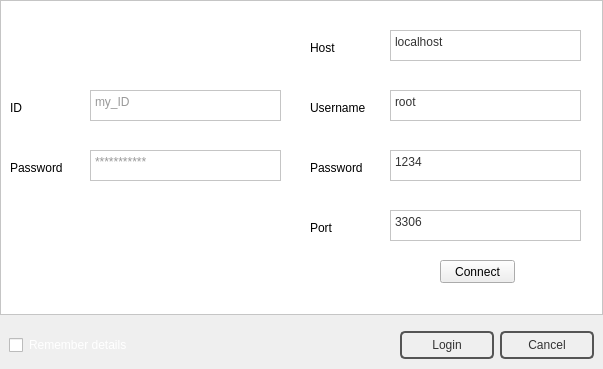
<?xml version="1.0" encoding="UTF-8"?>
<ui version="4.0">
 <class>LoginWindow</class>
 <widget class="QWidget" name="LoginWindow">
  <property name="geometry">
   <rect>
    <x>0</x>
    <y>0</y>
    <width>603</width>
    <height>369</height>
   </rect>
  </property>
  <property name="windowTitle">
   <string>Login to PMS</string>
  </property>
  <property name="windowIcon">
   <iconset resource="pms_resources.qrc">
    <normaloff>:/images/doge.jpeg</normaloff>:/images/doge.jpeg</iconset>
  </property>
  <layout class="QGridLayout" name="gridLayout">
   <property name="leftMargin">
    <number>0</number>
   </property>
   <property name="topMargin">
    <number>0</number>
   </property>
   <property name="rightMargin">
    <number>0</number>
   </property>
   <property name="bottomMargin">
    <number>0</number>
   </property>
   <item row="3" column="0">
    <widget class="QFrame" name="frame_5">
     <property name="minimumSize">
      <size>
       <width>0</width>
       <height>48</height>
      </size>
     </property>
     <property name="maximumSize">
      <size>
       <width>16777215</width>
       <height>48</height>
      </size>
     </property>
     <property name="styleSheet">
      <string notr="true">QPushButton {
color: #333;
border: 2px solid #555;
border-radius: 5px;
padding: 5px;
background: qradialgradient(cx: 0.3, cy: -0.4,
fx: 0.3, fy: -0.4,
radius: 1.35, stop: 0 #fff, stop: 1 #888);
min-width: 80px;
}

QPushButton:hover {
background: qradialgradient(cx: 0.3, cy: -0.4,
fx: 0.3, fy: -0.4,
radius: 1.35, stop: 0 #fff, stop: 1 #bbb);
}

QPushButton:pressed {
background: qradialgradient(cx: 0.4, cy: -0.1,
fx: 0.4, fy: -0.1,
radius: 1.35, stop: 0 #fff, stop: 1 #ddd);
}

#frame_5 {
border: none;
background: qlineargradient(x1: 0, y1: 0, x2: 0, y2: 1,
stop: 0.08 #7a7a7a,
stop: 0.39999 #717171, stop: 0.4 #626262,
stop: 0.9 #4c4c4c, stop: 1 #333333);
}

QComboBox {
color: #333;
border: 2px solid #555;
border-radius: 5px;
padding: 5px;
background: qradialgradient(cx: 0.3, cy: -0.4,
fx: 0.3, fy: -0.4,
radius: 1.35, stop: 0 #fff, stop: 1 #888);
min-width: 80px;
}

QComboBox::drop-down {
	subcontrol-origin: padding;
	subcontrol-position: top right;
	width: 25px;
 
	border-top-right-radius: 3px;
	border-bottom-right-radius: 3px;
}

QComboBox::down-arrow {
	image: url(:/images/cmbbox_arrow.png);
}

QComboBox:hover {
background: qradialgradient(cx: 0.3, cy: -0.4,
fx: 0.3, fy: -0.4,
radius: 1.35, stop: 0 #fff, stop: 1 #bbb);
}

QComboBox:pressed {
background: qradialgradient(cx: 0.4, cy: -0.1,
fx: 0.4, fy: -0.1,
radius: 1.35, stop: 0 #fff, stop: 1 #ddd);
}
</string>
     </property>
     <property name="frameShape">
      <enum>QFrame::NoFrame</enum>
     </property>
     <property name="frameShadow">
      <enum>QFrame::Raised</enum>
     </property>
     <layout class="QHBoxLayout" name="horizontalLayout_3">
      <property name="spacing">
       <number>6</number>
      </property>
      <property name="leftMargin">
       <number>9</number>
      </property>
      <property name="topMargin">
       <number>0</number>
      </property>
      <property name="rightMargin">
       <number>9</number>
      </property>
      <property name="bottomMargin">
       <number>0</number>
      </property>
      <item>
       <widget class="QCheckBox" name="checkBox">
        <property name="minimumSize">
         <size>
          <width>0</width>
          <height>48</height>
         </size>
        </property>
        <property name="styleSheet">
         <string notr="true">color: rgb(255, 255, 255);
border: none;
background: qlineargradient(x1: 0, y1: 0, x2: 0, y2: 1,
stop: 0.08 #7f7f7f,
stop: 0.39999 #717171, stop: 0.4 #626262,
stop: 0.9 #4c4c4c, stop: 1 #333333);
</string>
        </property>
        <property name="text">
         <string>Remember details</string>
        </property>
       </widget>
      </item>
      <item>
       <widget class="QFrame" name="frame_7">
        <property name="styleSheet">
         <string notr="true">border: none;
background: qlineargradient(x1: 0, y1: 0, x2: 0, y2: 1,
stop: 0.08 #7f7f7f,
stop: 0.39999 #717171, stop: 0.4 #626262,
stop: 0.9 #4c4c4c, stop: 1 #333333);
</string>
        </property>
        <property name="frameShape">
         <enum>QFrame::NoFrame</enum>
        </property>
        <property name="frameShadow">
         <enum>QFrame::Raised</enum>
        </property>
       </widget>
      </item>
      <item>
       <widget class="QPushButton" name="pushButton_5">
        <property name="minimumSize">
         <size>
          <width>94</width>
          <height>0</height>
         </size>
        </property>
        <property name="maximumSize">
         <size>
          <width>85</width>
          <height>16777215</height>
         </size>
        </property>
        <property name="text">
         <string>Login</string>
        </property>
       </widget>
      </item>
      <item>
       <widget class="QPushButton" name="pushButton_6">
        <property name="minimumSize">
         <size>
          <width>94</width>
          <height>0</height>
         </size>
        </property>
        <property name="maximumSize">
         <size>
          <width>85</width>
          <height>16777215</height>
         </size>
        </property>
        <property name="styleSheet">
         <string notr="true"/>
        </property>
        <property name="text">
         <string>Cancel</string>
        </property>
       </widget>
      </item>
     </layout>
    </widget>
   </item>
   <item row="2" column="0">
    <widget class="QFrame" name="frame">
     <property name="styleSheet">
      <string notr="true">QFrame {
	background-color: rgb(255, 255, 255);
}

QPlainTextEdit {
background-color: rgb(255, 255, 255);
color: #333;
}</string>
     </property>
     <property name="frameShape">
      <enum>QFrame::StyledPanel</enum>
     </property>
     <property name="frameShadow">
      <enum>QFrame::Raised</enum>
     </property>
     <widget class="QPlainTextEdit" name="plainTextEdit_ID">
      <property name="geometry">
       <rect>
        <x>90</x>
        <y>90</y>
        <width>191</width>
        <height>31</height>
       </rect>
      </property>
      <property name="styleSheet">
       <string notr="true"/>
      </property>
      <property name="frameShadow">
       <enum>QFrame::Plain</enum>
      </property>
      <property name="placeholderText">
       <string>my_ID</string>
      </property>
     </widget>
     <widget class="QPlainTextEdit" name="plainTextEdit_passID">
      <property name="geometry">
       <rect>
        <x>90</x>
        <y>150</y>
        <width>191</width>
        <height>31</height>
       </rect>
      </property>
      <property name="styleSheet">
       <string notr="true"/>
      </property>
      <property name="frameShadow">
       <enum>QFrame::Plain</enum>
      </property>
      <property name="overwriteMode">
       <bool>false</bool>
      </property>
      <property name="placeholderText">
       <string>***********</string>
      </property>
     </widget>
     <widget class="QLabel" name="label">
      <property name="geometry">
       <rect>
        <x>10</x>
        <y>100</y>
        <width>61</width>
        <height>16</height>
       </rect>
      </property>
      <property name="text">
       <string>ID</string>
      </property>
     </widget>
     <widget class="QLabel" name="label_2">
      <property name="geometry">
       <rect>
        <x>10</x>
        <y>160</y>
        <width>61</width>
        <height>16</height>
       </rect>
      </property>
      <property name="text">
       <string>Password</string>
      </property>
     </widget>
     <widget class="QPlainTextEdit" name="plainTextEdit_username">
      <property name="geometry">
       <rect>
        <x>390</x>
        <y>90</y>
        <width>191</width>
        <height>31</height>
       </rect>
      </property>
      <property name="styleSheet">
       <string notr="true"/>
      </property>
      <property name="frameShadow">
       <enum>QFrame::Plain</enum>
      </property>
      <property name="plainText">
       <string>root</string>
      </property>
      <property name="placeholderText">
       <string>User name</string>
      </property>
     </widget>
     <widget class="QLabel" name="label_3">
      <property name="geometry">
       <rect>
        <x>310</x>
        <y>100</y>
        <width>61</width>
        <height>16</height>
       </rect>
      </property>
      <property name="text">
       <string>Username</string>
      </property>
     </widget>
     <widget class="QLabel" name="label_4">
      <property name="geometry">
       <rect>
        <x>310</x>
        <y>40</y>
        <width>61</width>
        <height>16</height>
       </rect>
      </property>
      <property name="text">
       <string>Host</string>
      </property>
     </widget>
     <widget class="QPlainTextEdit" name="plainTextEdit_localhost">
      <property name="geometry">
       <rect>
        <x>390</x>
        <y>30</y>
        <width>191</width>
        <height>31</height>
       </rect>
      </property>
      <property name="styleSheet">
       <string notr="true"/>
      </property>
      <property name="frameShadow">
       <enum>QFrame::Plain</enum>
      </property>
      <property name="plainText">
       <string>localhost</string>
      </property>
      <property name="placeholderText">
       <string>IP/Host name</string>
      </property>
     </widget>
     <widget class="QLabel" name="label_5">
      <property name="geometry">
       <rect>
        <x>310</x>
        <y>160</y>
        <width>61</width>
        <height>16</height>
       </rect>
      </property>
      <property name="text">
       <string>Password</string>
      </property>
     </widget>
     <widget class="QPlainTextEdit" name="plainTextEdit_pass">
      <property name="geometry">
       <rect>
        <x>390</x>
        <y>150</y>
        <width>191</width>
        <height>31</height>
       </rect>
      </property>
      <property name="styleSheet">
       <string notr="true"/>
      </property>
      <property name="frameShadow">
       <enum>QFrame::Plain</enum>
      </property>
      <property name="plainText">
       <string>1234</string>
      </property>
      <property name="placeholderText">
       <string>Password</string>
      </property>
     </widget>
     <widget class="QPlainTextEdit" name="plainTextEdit_port">
      <property name="geometry">
       <rect>
        <x>390</x>
        <y>210</y>
        <width>191</width>
        <height>31</height>
       </rect>
      </property>
      <property name="styleSheet">
       <string notr="true"/>
      </property>
      <property name="frameShadow">
       <enum>QFrame::Plain</enum>
      </property>
      <property name="plainText">
       <string>3306</string>
      </property>
      <property name="placeholderText">
       <string>Port</string>
      </property>
     </widget>
     <widget class="QLabel" name="label_6">
      <property name="geometry">
       <rect>
        <x>310</x>
        <y>220</y>
        <width>61</width>
        <height>16</height>
       </rect>
      </property>
      <property name="text">
       <string>Port</string>
      </property>
     </widget>
     <widget class="QPushButton" name="pushButton_connect">
      <property name="geometry">
       <rect>
        <x>440</x>
        <y>260</y>
        <width>75</width>
        <height>23</height>
       </rect>
      </property>
      <property name="text">
       <string>Connect</string>
      </property>
     </widget>
    </widget>
   </item>
  </layout>
 </widget>
 <resources>
  <include location="pms_resources.qrc"/>
 </resources>
 <connections/>
</ui>
